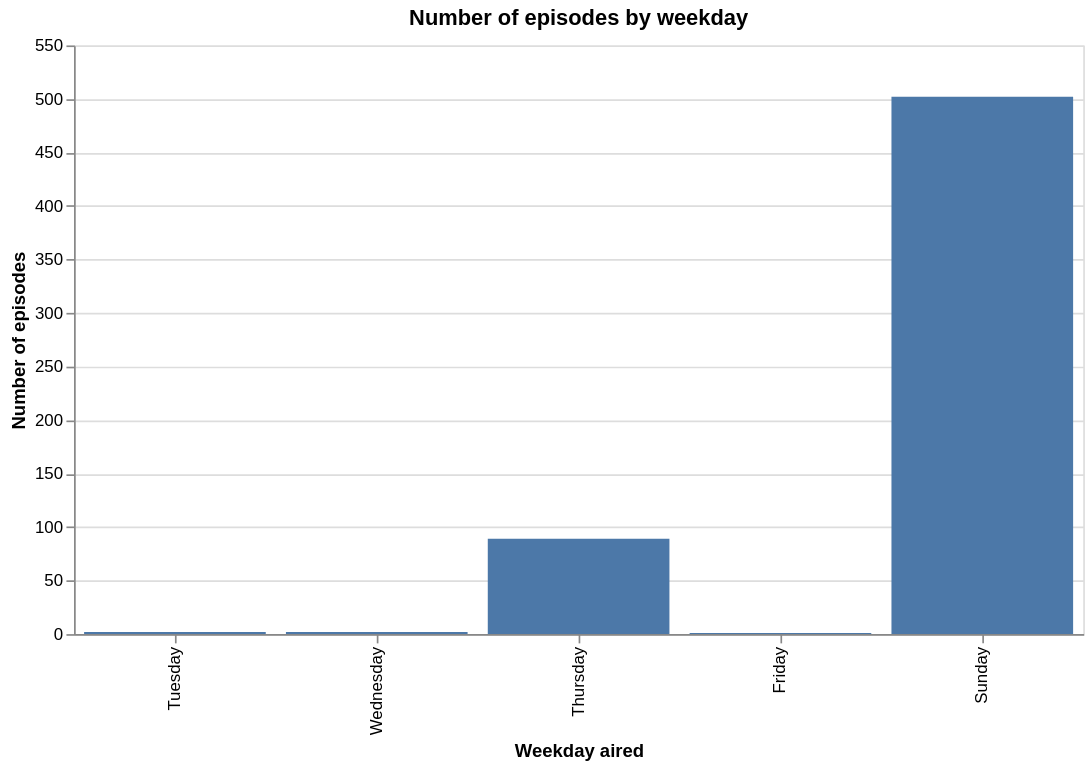

Write notebook code for a chart like this one.
### Code cell
chart_weekday_counts = alt.Chart(df).mark_bar().encode(
    x=alt.X("weekday:N", sort=weekday_order, title="Weekday aired"),
    y=alt.Y("count():Q", title="Number of episodes"),
    tooltip=[
        alt.Tooltip("weekday:N", title="Weekday"),
        alt.Tooltip("count():Q", title="Episodes")
    ]
).properties(
    title="Number of episodes by weekday",
    width=600,
    height=350
)

chart_weekday_counts

### Figure 1 — Vega-Lite specification as saved in the notebook (floating-point values rounded to 4 significant figures; data arrays with more than 128 entries replaced by an {"elided": "..."} marker saying what was removed)
{"config": {"view": {"continuousWidth": 300, "continuousHeight": 300}}, "data": {"name": "data-80ba373fbdd41a9a45ac4cccbee52249"}, "mark": {"type": "bar"}, "encoding": {"tooltip": [{"field": "weekday", "title": "Weekday", "type": "nominal"}, {"aggregate": "count", "title": "Episodes", "type": "quantitative"}], "x": {"field": "weekday", "sort": ["Monday", "Tuesday", "Wednesday", "Thursday", "Friday", "Saturday", "Sunday"], "title": "Weekday aired", "type": "nominal"}, "y": {"aggregate": "count", "title": "Number of episodes", "type": "quantitative"}}, "height": 350, "title": "Number of episodes by weekday", "width": 600, "$schema": "https://vega.github.io/schema/vega-lite/v5.20.1.json", "datasets": {"data-80ba373fbdd41a9a45ac4cccbee52249": {"elided": "596 records"}}}
